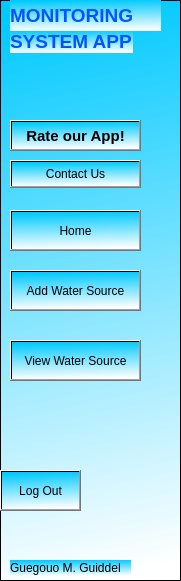
   <widget class="QFrame" name="frame_2">
    <property name="geometry">
     <rect>
      <x>0</x>
      <y>0</y>
      <width>181</width>
      <height>581</height>
     </rect>
    </property>
    <property name="styleSheet">
     <string notr="true">background-color: qlineargradient(spread:pad, x1:0.438, y1:0, x2:0.505455, y2:1, stop:0 rgba(0, 201, 255, 255), stop:1 rgba(255, 255, 255, 255));</string>
    </property>
    <property name="frameShape">
     <enum>QFrame::StyledPanel</enum>
    </property>
    <property name="frameShadow">
     <enum>QFrame::Raised</enum>
    </property>
    <widget class="QLabel" name="label_2">
     <property name="geometry">
      <rect>
       <x>10</x>
       <y>30</y>
       <width>123</width>
       <height>23</height>
      </rect>
     </property>
     <property name="font">
      <font>
       <pointsize>14</pointsize>
       <bold>true</bold>
      </font>
     </property>
     <property name="styleSheet">
      <string notr="true">color: rgb(0, 85, 255);</string>
     </property>
     <property name="text">
      <string>SYSTEM APP</string>
     </property>
    </widget>
    <widget class="QLabel" name="label_6">
     <property name="geometry">
      <rect>
       <x>10</x>
       <y>0</y>
       <width>151</width>
       <height>31</height>
      </rect>
     </property>
     <property name="font">
      <font>
       <pointsize>14</pointsize>
       <bold>true</bold>
      </font>
     </property>
     <property name="styleSheet">
      <string notr="true">color: rgb(0, 85, 255);</string>
     </property>
     <property name="text">
      <string>MONITORING</string>
     </property>
    </widget>
    <widget class="QPushButton" name="btnRateUs">
     <property name="geometry">
      <rect>
       <x>10</x>
       <y>120</y>
       <width>131</width>
       <height>31</height>
      </rect>
     </property>
     <property name="font">
      <font>
       <pointsize>11</pointsize>
       <bold>true</bold>
      </font>
     </property>
     <property name="styleSheet">
      <string notr="true"/>
     </property>
     <property name="text">
      <string>Rate our App!</string>
     </property>
    </widget>
    <widget class="QPushButton" name="btnContact">
     <property name="geometry">
      <rect>
       <x>10</x>
       <y>160</y>
       <width>131</width>
       <height>28</height>
      </rect>
     </property>
     <property name="text">
      <string>Contact Us</string>
     </property>
     <property name="icon">
      <iconset resource="last.qrc/last.qrc">
       <normaloff>:/images/Screenshot 2023-12-13 022500.png</normaloff>:/images/Screenshot 2023-12-13 022500.png</iconset>
     </property>
     <property name="iconSize">
      <size>
       <width>18</width>
       <height>18</height>
      </size>
     </property>
    </widget>
    <widget class="QPushButton" name="btnHome">
     <property name="geometry">
      <rect>
       <x>10</x>
       <y>210</y>
       <width>131</width>
       <height>41</height>
      </rect>
     </property>
     <property name="text">
      <string>Home</string>
     </property>
     <property name="icon">
      <iconset resource="last.qrc/last.qrc">
       <normaloff>:/images/imageedit_5_5326030300.png</normaloff>:/images/imageedit_5_5326030300.png</iconset>
     </property>
    </widget>
    <widget class="QPushButton" name="btnAddBuz">
     <property name="geometry">
      <rect>
       <x>10</x>
       <y>270</y>
       <width>131</width>
       <height>41</height>
      </rect>
     </property>
     <property name="text">
      <string>Add Water Source</string>
     </property>
     <property name="icon">
      <iconset resource="last.qrc/last.qrc">
       <normaloff>:/images/icons8_add_24px.png</normaloff>:/images/icons8_add_24px.png</iconset>
     </property>
    </widget>
    <widget class="QPushButton" name="pushButton_18">
     <property name="geometry">
      <rect>
       <x>0</x>
       <y>470</y>
       <width>81</width>
       <height>41</height>
      </rect>
     </property>
     <property name="text">
      <string>Log Out</string>
     </property>
     <property name="icon">
      <iconset resource="last.qrc/last.qrc">
       <normaloff>:/images/exit.png</normaloff>:/images/exit.png</iconset>
     </property>
    </widget>
    <widget class="QPushButton" name="btnReply">
     <property name="geometry">
      <rect>
       <x>10</x>
       <y>340</y>
       <width>131</width>
       <height>41</height>
      </rect>
     </property>
     <property name="text">
      <string>View Water Source</string>
     </property>
     <property name="icon">
      <iconset resource="last.qrc/last.qrc">
       <normaloff>:/images/icons8_database_26px_2.png</normaloff>:/images/icons8_database_26px_2.png</iconset>
     </property>
    </widget>
    <widget class="QLabel" name="label_5">
     <property name="geometry">
      <rect>
       <x>10</x>
       <y>560</y>
       <width>121</width>
       <height>16</height>
      </rect>
     </property>
     <property name="text">
      <string>Guegouo M. Guiddel</string>
     </property>
    </widget>
   </widget>
